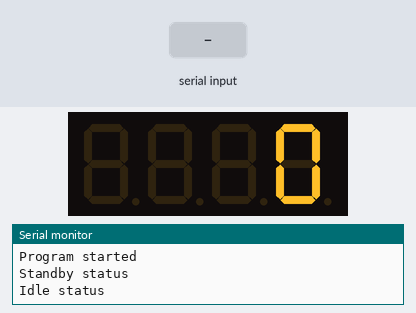
Bench run of a sketch on a simulated Arduino Uno, built with avr-gcc and run on an emulated ATmega328P. Parts: 4-digit seven-segment display, the last lines printed to the serial monitor. The inputs (shaded band) are chosen by the test bench.

Above: at 6.2 s.
6.3 s: "90,45\n" received over the second serial link
At 7.5 s:
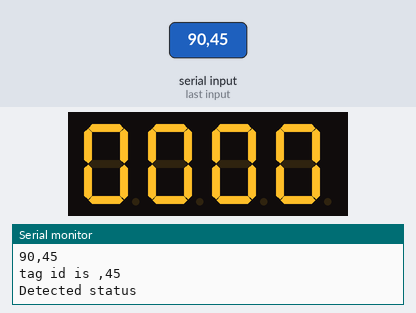
7.8 s: "30,150\n" received over the second serial link
At 8.9 s:
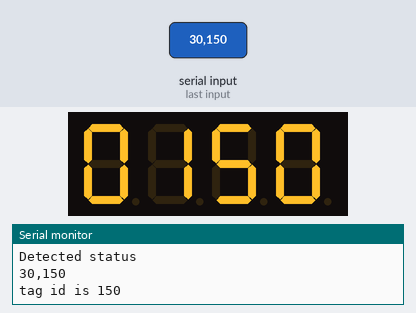
Timing chart, 0 to 10.8 s (numbered marks = the images above; inputs shaded):
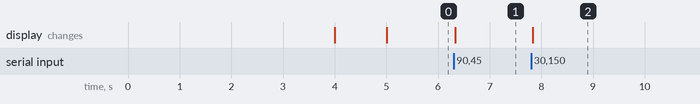

Measured:
- after the input at 6.3 s, the display: changes at once (image 1)

The sketch:

HandheldRFID.ino
```cpp
#include <Wire.h> // Enable this line if using Arduino Uno, Mega, etc.
#include <Adafruit_GFX.h>
#include "Adafruit_LEDBackpack.h"
#include "FiniteStateMachine.h"
#include "EM4205.h"

const uint32_t DETECTEDDISPLAYTIME = 4000; // ms unit

void standbyEnter();
void standbyUpdate();
void standbyExit();

void idleEnter();
void idleUpdate();
void idleExit();

void detectedEnter();
void detectedUpdate();
void detectedExit();

State standby(standbyEnter, standbyUpdate, NULL);
State idle(idleEnter, idleUpdate, NULL);
State detected(detectedEnter, detectedUpdate, NULL);
FiniteStateMachine controller = FiniteStateMachine(standby);
Adafruit_7segment matrix = Adafruit_7segment();

String tagIDstr = "";

void displayTagID(String tagID)
{
	tagID = tagID.substring(tagID.length() - 4, tagID.length());
	Serial.print(F("tag id is "));
	Serial.println(tagID);

	uint16_t tagNumber = tagID.toInt();

	matrix.writeDigitNum(4, tagNumber % 10);
	tagNumber /= 10;

	matrix.writeDigitNum(3, tagNumber % 10);
	tagNumber /= 10;

	matrix.writeDigitNum(1, tagNumber % 10);
	tagNumber /= 10;

	matrix.writeDigitNum(0, tagNumber % 10);
	tagNumber /= 10;

	matrix.writeDisplay();
}

void standbyEnter()
{
	Serial.println(F("Standby status"));

	//matrix.writeDigitNum(0, 0);
	//matrix.writeDigitNum(1, 0);
	//matrix.writeDigitNum(3, 0);
	matrix.writeDigitNum(4, 0);
	matrix.writeDisplay();
	initRFID();
}

void idleEnter()
{
	matrix.clear();
	matrix.writeDisplay();

	initRFID();

	Serial.println(F("Idle status"));
	matrix.clear();
	matrix.writeDigitNum(4, 0);
	matrix.writeDisplay();

	//initRFID();
}

void idleUpdate()
{
	String newTag = getResponse();
	if (newTag.length() > 4)
	{
		Serial.println(newTag);
		displayTagID(newTag);
		controller.transitionTo(detected);
	}
}

void standbyUpdate()
{
	String newTag = getResponse();
	if (newTag.length() > 4)
	{
		Serial.println(newTag);
		displayTagID(newTag);
		controller.transitionTo(detected);
	}

	if (controller.timeInCurrentState() > DETECTEDDISPLAYTIME)
		controller.transitionTo(idle);

}

void detectedEnter()
{
	Serial.println(F("Detected status"));
	initRFID();
}

void detectedUpdate()
{
	String newTag = getResponse();
	if (newTag.length() > 4)
	{
		Serial.println(newTag);
		displayTagID(newTag);
		controller.transitionTo(detected);
	}

	if (controller.timeInCurrentState() > DETECTEDDISPLAYTIME)
		controller.transitionTo(idle);
}


void setup()
{
	Serial.begin(9600);
	Serial.println("Program started");
	matrix.begin(0x70);
}

void loop() {
	controller.update();
}
```

EM4205.cpp
```cpp
#include "EM4205.h"
SoftwareSerial rfidSerial(2, 3); // RX, TX

bool initRFID()
{
	rfidSerial.end();

	//
	rfidSerial.begin(9600);
	rfidSerial.flush();
	rfidSerial.print(F("SD2\r"));

	uint32_t nStartTime = millis();
	bool bReceving = false;
	String resp = "";
	while (1)
	{
		if (rfidSerial.available())
		{
			bReceving = true;
			resp += String((char)rfidSerial.read());
			nStartTime = millis();
		}
		if (bReceving == false)
		{
			if (millis() - nStartTime > 1000)
				return false;
		}
		else
		{
			if (millis() - nStartTime > 100)
				break;
		}
	}

	Serial.println(resp);
	if (resp.indexOf("OK") != -1)
		return true;
}


bool checkTag()
{
	/*
	while (RFIDSerial.available())
		char ch = RFIDSerial.read();

	String req = "LTG\r";
	//RFIDSerial.flush();
	RFIDSerial.print(req);

	uint32_t nStartTime = millis();
	bool bReceving = false;
	String resp = "";
	while (1)
	{
		if (RFIDSerial.available())
		{
			bReceving = true;
			resp += String((char)RFIDSerial.read());
			nStartTime = millis();
		}
		if (bReceving == false)
		{
			if (millis() - nStartTime > 1000)
			{
				Serial.println("Timeout in communication!");
				return false;
			}
		}
		else
		{
			if (millis() - nStartTime > 10)
				break;
		}
	}

	Serial.println(resp);

	if (resp.indexOf("OK") != -1)
	{
		return true;

	}*/

	return false;
}

String getResponse()
{

	uint32_t nStartTime = millis();
	bool bReceving = false;
	String resp = "";
	if (rfidSerial.available())
	{
		while (1)
		{
			if (rfidSerial.available())
			{
				bReceving = true;
				char ch = rfidSerial.read();
				if (ch == 0x0D)
					break;
				else
					resp += String(ch);
				nStartTime = millis();
			}
			if (bReceving == false)
			{
				if (millis() - nStartTime > 1000)
				{
					Serial.println(F("Timeout in communication!"));
				}
			}
			else
			{
				if (millis() - nStartTime > 30)
					break;
			}
		}
	}
	return resp;
}
```

EM4205.h
```cpp
#ifndef EM4205_H
#define EM4205_H

#include <Arduino.h>
#include <SoftwareSerial.h>
extern SoftwareSerial rfidSerial;

String getResponse();
bool initRFID();
bool checkTag();

#endif
```

FiniteStateMachine.cpp
```cpp
#include "FiniteStateMachine.h"

//FINITE STATE
State::State( void (*updateFunction)() ){
	userEnter = 0;
	userUpdate = updateFunction;
	userExit = 0;
}

State::State( void (*enterFunction)(), void (*updateFunction)(), void (*exitFunction)() ){
	userEnter = enterFunction;
	userUpdate = updateFunction;
	userExit = exitFunction;
}

//what to do when entering this state
void State::enter(){
	if (userEnter){
		userEnter();
	}
}

//what to do when this state updates
void State::update(){
	if (userUpdate){
		userUpdate();
	}
}

//what to do when exiting this state
void State::exit(){
	if (userExit){
		userExit();
	}
}
//END FINITE STATE

//FINITE STATE MACHINE
FiniteStateMachine::FiniteStateMachine(State& current){
	needToTriggerEnter = true;
	currentState = nextState = &current;
	stateChangeTime = 0;
}

FiniteStateMachine& FiniteStateMachine::update() {
	//simulate a transition to the first state
	//this only happens the first time update is called
	if (needToTriggerEnter) {
		currentState->enter();
		needToTriggerEnter = false;
	} else {
		if (currentState != nextState){
			immediateTransitionTo(*nextState);
		}
		currentState->update();
	}
	return *this;
}

FiniteStateMachine& FiniteStateMachine::transitionTo(State& state){
	nextState = &state;
	stateChangeTime = millis();
	return *this;
}

FiniteStateMachine& FiniteStateMachine::immediateTransitionTo(State& state){
	currentState->exit();
	currentState = nextState = &state;
	currentState->enter();
	stateChangeTime = millis();
	return *this;
}

//return the current state
State& FiniteStateMachine::getCurrentState() {
	return *currentState;
}

//check if state is equal to the currentState
boolean FiniteStateMachine::isInState( State &state ) const {
	if (&state == currentState) {
		return true;
	} else {
		return false;
	}
}

unsigned long FiniteStateMachine::timeInCurrentState() {
	return millis() - stateChangeTime;
}
//END FINITE STATE MACHINE
```

FiniteStateMachine.h
```cpp
#ifndef FINITESTATEMACHINE_H
#define FINITESTATEMACHINE_H

#include <Arduino.h>

#define NO_ENTER (0)
#define NO_UPDATE (0)
#define NO_EXIT (0)

#define FSM FiniteStateMachine

//define the functionality of the states
class State {
	public:
		State( void (*updateFunction)() );
		State( void (*enterFunction)(), void (*updateFunction)(), void (*exitFunction)() );
		//State( byte newId, void (*enterFunction)(), void (*updateFunction)(), void (*exitFunction)() );

		//void getId();
		void enter();
		void update();
		void exit();
	private:
		//byte id;
		void (*userEnter)();
		void (*userUpdate)();
		void (*userExit)();
};

//define the finite state machine functionality
class FiniteStateMachine {
	public:
		FiniteStateMachine(State& current);

		FiniteStateMachine& update();
		FiniteStateMachine& transitionTo( State& state );
		FiniteStateMachine& immediateTransitionTo( State& state );

		State& getCurrentState();
		boolean isInState( State &state ) const;

		unsigned long timeInCurrentState();

	private:
		bool 	needToTriggerEnter;
		State* 	currentState;
		State* 	nextState;
		unsigned long stateChangeTime;
};

#endif

/*
|| @changelog
|| | 1.7 2010-03-08- Alexander Brevig : Fixed a bug, constructor ran update, thanks to René Pressé
|| | 1.6 2010-03-08- Alexander Brevig : Added timeInCurrentState() , requested by sendhb
|| | 1.5 2009-11-29- Alexander Brevig : Fixed a bug, introduced by the below fix, thanks to Jon Hylands again...
|| | 1.4 2009-11-29- Alexander Brevig : Fixed a bug, enter gets triggered on the first state. Big thanks to Jon Hylands who pointed this out.
|| | 1.3 2009-11-01 - Alexander Brevig : Added getCurrentState : &State
|| | 1.3 2009-11-01 - Alexander Brevig : Added isInState : boolean, requested by Henry Herman
|| | 1.2 2009-05-18 - Alexander Brevig : enter and exit bug fix
|| | 1.1 2009-05-18 - Alexander Brevig : Added support for cascaded calls
|| | 1.0 2009-04-13 - Alexander Brevig : Initial Release
|| #
*/
```
